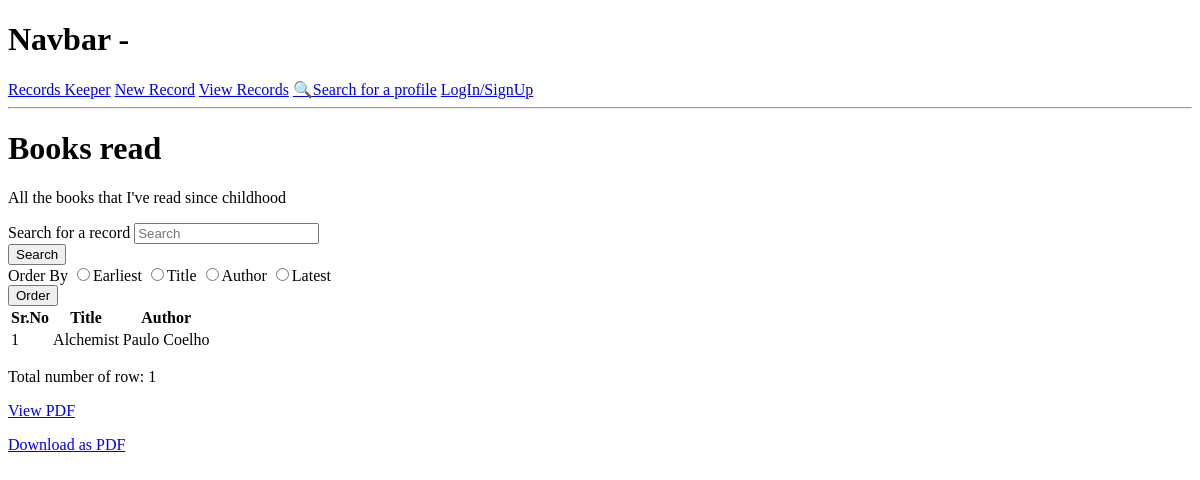
The app's page /view-table/5ca5682cf6ba412fabe8d4b127c5c8c5/, older data.
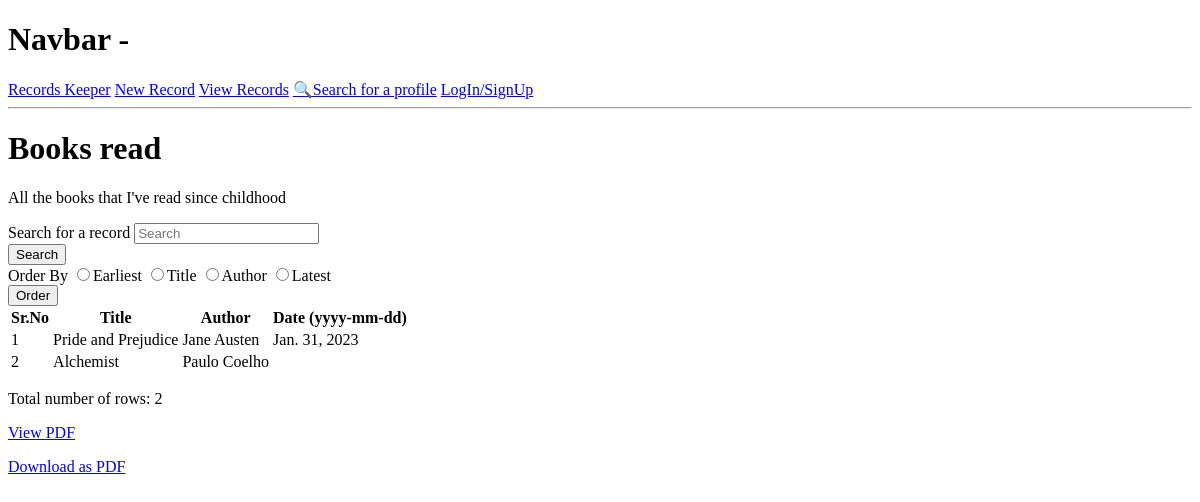
The same page, newer data.
### tables/models.py (models this page shows, shortened)
class Row(models.Model):
    table_name=models.ForeignKey(Table, on_delete=models.CASCADE, null=True, blank=True)
    col1=models.TextField("Column 1 entry",null=True, blank=True)
    col2=models.TextField("Column 2 entry",null=True, blank=True)
    col3=models.TextField("Column 3 entry",null=True, blank=True)
    col4=models.TextField("Column 4 entry",null=True, blank=True)
    col5=models.TextField("Column 5 entry",null=True, blank=True)
    date=models.DateField("Date (yyyy-mm-dd)",auto_now_add=False, auto_now=False, null=True, blank=True)
    created = models.DateTimeField(auto_now_add=True)
    id = models.UUIDField(primary_key=True, default=uuid.uuid4, editable=False)

class Table(models.Model):
    owner=models.ForeignKey(Profile, on_delete=models.CASCADE, null=True, blank=True)
    title=models.TextField("Title of the table")
    desc=models.TextField("Description",null=True, blank=True)
    col1=models.TextField("Column 1",null=True, blank=True)
    col2=models.TextField("Column 2",null=True, blank=True)
    col3=models.TextField("Column 3",null=True, blank=True)
    col4=models.TextField("Column 4",null=True, blank=True)
    col5=models.TextField("Column 5",null=True, blank=True)
    total=models.IntegerField(default=0, null=True, blank=True)
    TYPE=(('Public', 'Public'), ('Private', 'Private'))
    status=models.CharField(max_length=200, choices=TYPE, default="Public")
    created = models.DateTimeField(auto_now_add=True)
    id = models.UUIDField(primary_key=True, default=uuid.uuid4, editable=False)
    class Meta:
        ordering = ['title', '-created']
    @property
    def getTotal(self):
        rows=self.row_set.all()
        total_c=rows.count()
        self.total=total_c
        self.save()

### tables/views.py (the view)
# urls.py: path("view-table/<str:pk>/", views.viewTable, name="view-table"),
def viewTable(request, pk):
    table=Table.objects.get(id=pk)
    rows=table.row_set.all()
    profile=table.owner
    rows, search_query=searchRow(request, rows)
    table.getTotal
    rows, order_query=orderTable(request, rows)
    c=rows.exclude(date__isnull=True).count()
    context={"table":table, "rows":rows, "profile":profile, "search_query":search_query, "order_query":order_query, "c":c}
    return render(request, "tables/view-table.html", context)

### tables/utils.py (called while the page is built)
def searchRow(request, r):
    search_query = ""
    if request.GET.get('search_query'):
        search_query = request.GET.get('search_query')
    rows=r.distinct().filter(
        Q(col1__icontains=search_query) |
        Q(col2__icontains=search_query) |
        Q(col3__icontains=search_query) |
        Q(col4__icontains=search_query) |
        Q(col5__icontains=search_query)
    )
    return rows, search_query

def orderTable(request, t):
    order_query = ""
    if request.GET.get('order_query'):
        order_query = request.GET.get('order_query')
    if order_query== "col1":
        rows=t.order_by("col1")
    elif order_query== "col2":
        rows=t.order_by("col2")
    elif order_query== "col3":
        rows=t.order_by("col3")
    elif order_query== "col4":
        rows=t.order_by("col4")
    elif order_query== "col5":
        rows=t.order_by("col5")
    elif order_query== "date":
        rows=t.order_by("date")
    elif order_query== "created":
        rows=t.order_by("created")
    else:
        rows=t.order_by("-created")
    return rows, order_query

### tables/templates/tables/view-table.html (shortened to what this page needs)
{% extends 'main.html' %}
{% block content %}
<h1>{{table.title}}</h1>
{% if table.desc %}
<p>{{table.desc}}</p>
{% endif %}
{% if table.total != 0 %}
<form id='searchForm' class="form" action="{% url 'view-table' table.id %}" method="get">
    <div class="form__field">
      <label for="formInput#search">Search for a record </label>
      <input class="input input--text" id="formInput#search" type="text" name="search_query"
        placeholder="Search" value="{{search_query}}" />
    </div>
    <input class="btn btn--sub btn--lg" type="submit" value="Search" />
  </form>
  <form id='searchForm' class="form" action="{% url 'view-table' table.id %}" method="get">
    <div class="form__field">
      <label for="formInput#search">Order By</label>
      <input class="input input--text" id="formInput#search" type="radio" name="order_query"
        value="created" />Earliest
      {% if table.col1 %}
      <input class="input input--text" id="formInput#search" type="radio" name="order_query"
        value="col1" />{{table.col1}}
      {% endif %}
      {% if table.col2 %}
      <input class="input input--text" id="formInput#search" type="radio" name="order_query"
        value="col2" />{{table.col2}}
      {% endif %}
      <input class="input input--text" id="formInput#search" type="radio" name="order_query"
        value="-created" />Latest
    </div>
    <input class="btn btn--sub btn--lg" type="submit" value="Order" />
  </form>
  {% endif %}
<table>
    <tr>
        <th>Sr.No</th>
        {% if table.col1 %}
        <th>{{table.col1}}</th>
        {% endif %}
        {% if table.col2 %}
        <th>{{table.col2}}</th>
        {% endif %}
        {% if c != 0 %}
        <th scope="col">Date (yyyy-mm-dd)</th>
        {% endif %}
    </tr>
    {% if table.total != 0 %}
    {% for row in rows %}
    <tr>
        <td>{{forloop.counter}}</td>
        {% if table.col1 %}
        {% if row.col1 %}
        <td>{{row.col1}}</td>
        {% else%}
        <td></td>
        {% endif %}
        {% endif %}
        {% if table.col2 %}
        {% if row.col2 %}
        <td>{{row.col2}}</td>
        {% else%}
        <td></td>
        {% endif %}
        {% endif %}
        {% if row.date %}
        <td>{{row.date}}</td>
        {% else%}
        <td></td>
        {% endif %}
    </tr>
    {% endfor %}
    {% else %}
    <tr>
        <td colspan="8">No records found</td>
    </tr>
    {% endif %}
</table>
<p>Total number of row{{table.total|pluralize:"s"}}: {{table.total}}</p>
<p><a href="{% url 'view-pdf' table.id %}">View PDF</a></p>
<p><a href="{% url 'download-pdf' table.id %}">Download as PDF</a></p>
{% endblock %}

Row changes from the older to the newer data that the page shows:
changed Table "Books read": total "1" → "2"
added Row: col1 "Pride and Prejudice", col2 "Jane Austen", date "Jan. 31, 2023"
Text that changed along with them:
text now shown: "Date (yyyy-mm-dd)"
